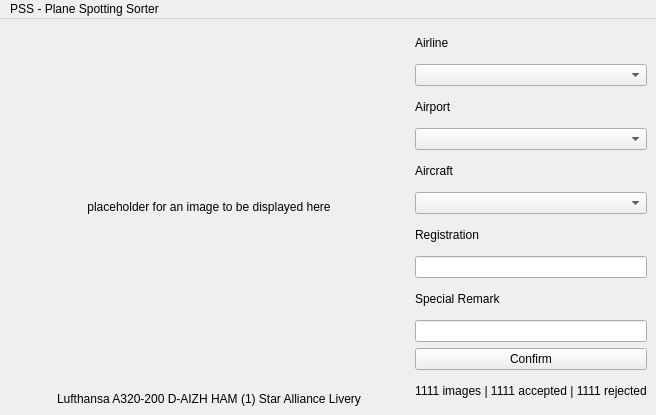
<?xml version="1.0" encoding="UTF-8"?>
<ui version="4.0">
 <class>MainWindow</class>
 <widget class="QMainWindow" name="MainWindow">
  <property name="geometry">
   <rect>
    <x>0</x>
    <y>0</y>
    <width>305</width>
    <height>415</height>
   </rect>
  </property>
  <property name="windowTitle">
   <string>PSS-Plane Spotting Sorter</string>
  </property>
  <widget class="QWidget" name="centralwidget">
   <layout class="QGridLayout" name="gridLayout">
    <item row="0" column="1">
     <layout class="QHBoxLayout" name="mainHorizontalLayout">
      <item>
       <layout class="QVBoxLayout" name="centralLayout">
        <item>
         <widget class="QLabel" name="centralImageViewLabel">
          <property name="sizePolicy">
           <sizepolicy hsizetype="Expanding" vsizetype="Expanding">
            <horstretch>0</horstretch>
            <verstretch>0</verstretch>
           </sizepolicy>
          </property>
          <property name="minimumSize">
           <size>
            <width>400</width>
            <height>0</height>
           </size>
          </property>
          <property name="text">
           <string>placeholder for an image to be displayed here</string>
          </property>
          <property name="alignment">
           <set>Qt::AlignCenter</set>
          </property>
          <property name="wordWrap">
           <bool>true</bool>
          </property>
          <property name="margin">
           <number>0</number>
          </property>
         </widget>
        </item>
        <item>
         <widget class="QLabel" name="imageNamePreviewLabel">
          <property name="text">
           <string>Lufthansa A320-200 D-AIZH HAM (1) Star Alliance Livery</string>
          </property>
          <property name="alignment">
           <set>Qt::AlignCenter</set>
          </property>
         </widget>
        </item>
       </layout>
      </item>
      <item>
       <layout class="QVBoxLayout" name="buttonLayout">
        <item>
         <widget class="QLabel" name="airlineLabel">
          <property name="text">
           <string>Airline</string>
          </property>
         </widget>
        </item>
        <item>
         <widget class="QComboBox" name="airlineComboBox"/>
        </item>
        <item>
         <widget class="QLabel" name="airportLabel">
          <property name="text">
           <string>Airport</string>
          </property>
         </widget>
        </item>
        <item>
         <widget class="QComboBox" name="airportComboBox"/>
        </item>
        <item>
         <widget class="QLabel" name="aircraftLabel">
          <property name="text">
           <string>Aircraft</string>
          </property>
         </widget>
        </item>
        <item>
         <widget class="QComboBox" name="aircraftComboBox"/>
        </item>
        <item>
         <widget class="QLabel" name="regestrationLabel">
          <property name="text">
           <string>Registration</string>
          </property>
         </widget>
        </item>
        <item>
         <widget class="QLineEdit" name="regestrationLineEdit"/>
        </item>
        <item>
         <widget class="QLabel" name="specialRemarkLabel">
          <property name="text">
           <string>Special Remark</string>
          </property>
         </widget>
        </item>
        <item>
         <widget class="QLineEdit" name="specialRemarkLineEdit"/>
        </item>
        <item>
         <widget class="QPushButton" name="confirmPushButton">
          <property name="text">
           <string>Confirm</string>
          </property>
         </widget>
        </item>
        <item>
         <widget class="QLabel" name="numberOfImagesLabel">
          <property name="layoutDirection">
           <enum>Qt::LeftToRight</enum>
          </property>
          <property name="text">
           <string>1111 images | 1111 accepted | 1111 rejected</string>
          </property>
          <property name="alignment">
           <set>Qt::AlignCenter</set>
          </property>
         </widget>
        </item>
       </layout>
      </item>
     </layout>
    </item>
    <item row="0" column="0">
     <layout class="QVBoxLayout" name="imageLayout"/>
    </item>
   </layout>
  </widget>
  <widget class="QMenuBar" name="menubar">
   <property name="geometry">
    <rect>
     <x>0</x>
     <y>0</y>
     <width>305</width>
     <height>22</height>
    </rect>
   </property>
   <widget class="QMenu" name="menuPSS_Plane_Spotting_Sorter">
    <property name="title">
     <string>PSS - Plane Spotting Sorter</string>
    </property>
   </widget>
   <addaction name="menuPSS_Plane_Spotting_Sorter"/>
  </widget>
 </widget>
 <resources/>
 <connections/>
</ui>
